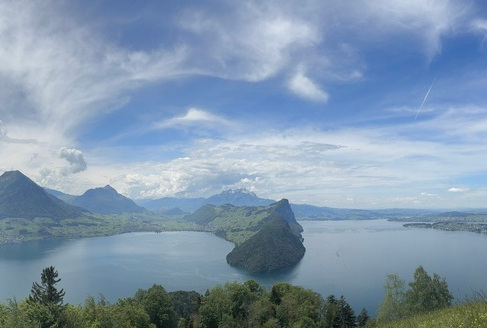
#> input picture chapters/introduction/scripts/denoising/natural.jpeg, 487 x 328 px
$ python add_noise.py
#> lines starting #> are read from the running program, lines starting #| are printed output that depends on the picture
import numpy as np
import imageio.v3 as imageio

im = imageio.imread('./natural.jpeg') / 255.
im += np.random.normal(0, 0.1, im.shape)
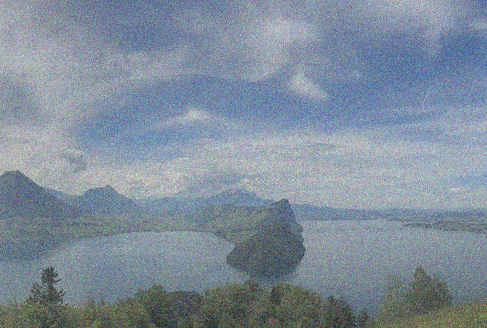
#> im: shape (328, 487, 3) float64; mean R, G, B 0.506, 0.594, 0.68; drawn with min black and max white
im = np.clip(im, 0, 1)
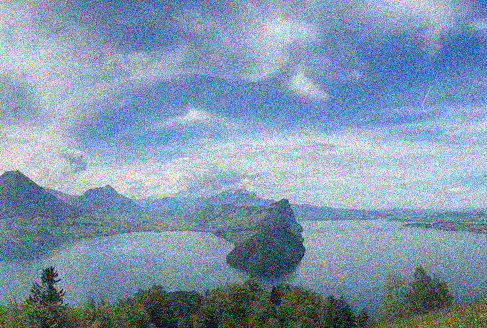
#> im: shape (328, 487, 3) float64; mean R, G, B 0.507, 0.594, 0.679
im = (im * 255).astype(np.uint8)
imageio.imwrite('./noisy.png', im)
print(im.max())
#| 255
